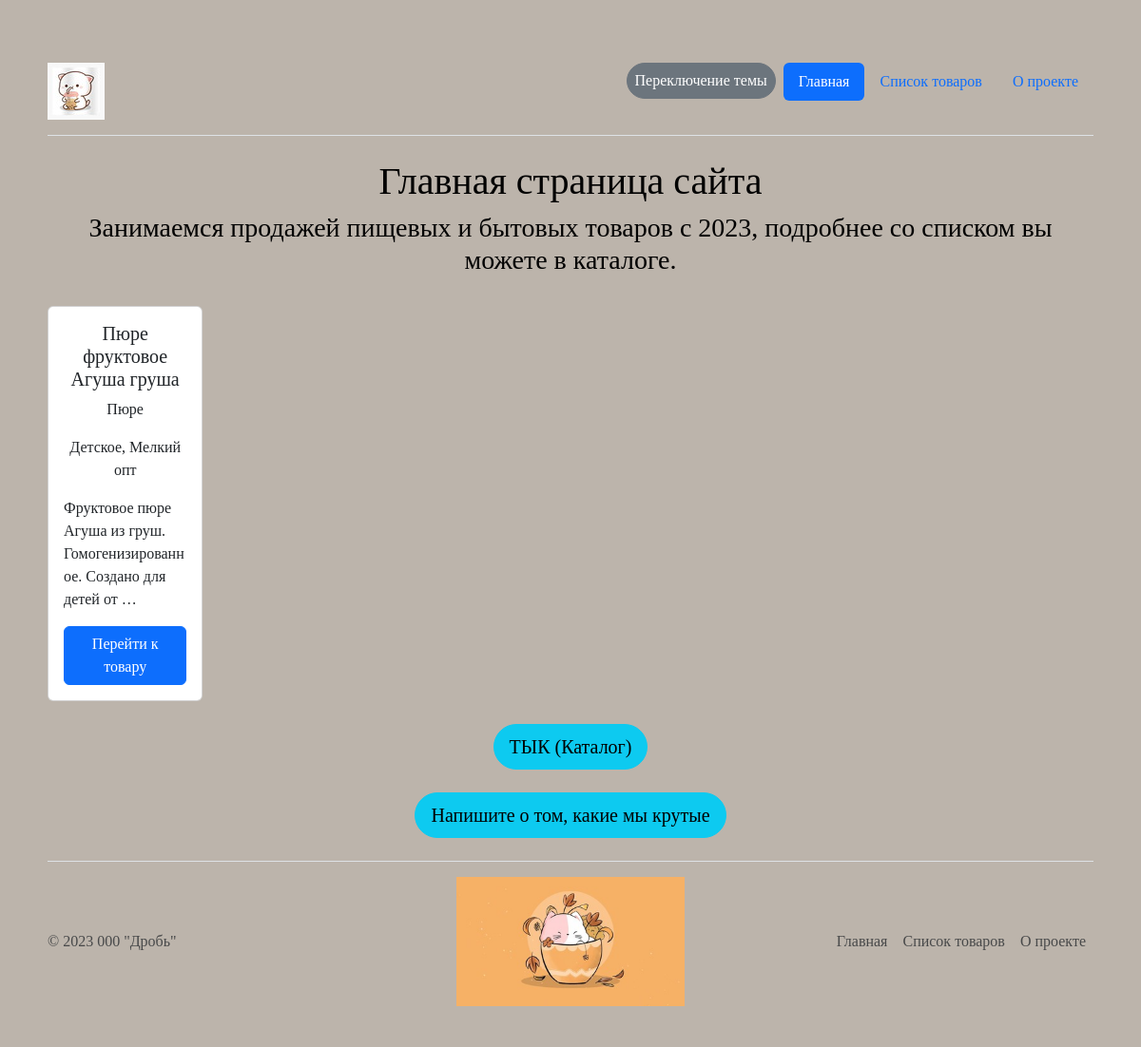
The page / on the database its author committed.
### catalog/models.py (models this page shows, shortened)
class Item(AbstractCatalogModel):
    objects = ItemManager()
    class Meta:
        verbose_name = "товар"
        verbose_name_plural = "товары"
    text = RichTextUploadingField(
        "текст",
        help_text="Опишите товар",
        default="",
        validators=[ValidateMustContain("превосходно", "роскошно")],
    )
    category = models.ForeignKey(
        Category,
        on_delete=models.CASCADE,
        default="",
        verbose_name="категория",
        help_text="Выберите категорию",
        related_name="category",
    )
    tags = models.ManyToManyField(
        Tag,
        default="",
        verbose_name="теги",
        help_text="Добавьте теги. P.S.:",
        related_name="tags",
    )
    is_on_main = models.BooleanField(
        "на главной странице",
        help_text="Показ товара на главной странице",
        default=False,
    )

class Category(AbstractCatalogModel):
    class Meta:
        verbose_name = "категория"
        verbose_name_plural = "категории"
    slug = models.CharField(
        "слаг",
        help_text="Укажите слаг товара",
        unique=True,
        max_length=200,
        validators=[
            django.core.validators.RegexValidator("^[-_A-Za-z0-9\\s]+$"),
        ],
    )
    weight = models.IntegerField(
        "вес",
        help_text="Укажите вес товара",
        default=100,
        validators=[
            django.core.validators.MinValueValidator(1),
            django.core.validators.MaxValueValidator(32767),
        ],
    )

class Tag(AbstractCatalogModel):
    class Meta:
        verbose_name = "тег"
        verbose_name_plural = "теги"
    def __str__(self):
        return self.name
    slug = models.CharField(
        "слаг",
        help_text="Укажите слаг товара",
        unique=True,
        max_length=200,
        validators=[
            django.core.validators.RegexValidator("^[-_A-Za-z0-9\\s]+$"),
        ],
    )

### homepage/views.py (the view)
# urls.py: path("", views.home, name="home"),
def home(request):
    data = Item.objects.main_page()
    return render(request, "homepage/main.html", context={"items": data})

### catalog/models.py (called while the page is built)
    def main_page(self):
        return (
            self.get_queryset()
            .filter(is_published=True, is_on_main=True)
            .select_related("category")
            .filter(category__is_published=True)
            .order_by("name")
            .prefetch_related(
                models.Prefetch(
                    "tags",
                    queryset=Tag.objects.filter(is_published=True).only(
                        "name",
                    ),
                ),
            )
            .only("name", "text", "category__name")
        )

### templates/homepage/main.html (shortened to what this page needs)
<!DOCTYPE html>
{% extends "base.html" %}
{% block content %}
{% load static %}
  <h1 align="center">Главная страница сайта</h1>
  <div align="center">
    <h3>Занимаемся продажей пищевых и бытовых товаров с 2023, подробнее со списком вы можете в каталоге.</h3>
  </div>
  <br>
  <div class="row  row-cols-1 row-cols-md-2 row-cols-lg-4 row-cols-xl-6 g-4">
    {% for item in items %}
      {% include "includes/item_card.html" %}
    {% empty %}
      <h2>Товаров нет, но вы держитесь</h2>
    {% endfor %}
  </div>
  <br>
  <div align="center">
    <div>
      <a href="{% url 'catalog:item_list' %}">
        <button class="btn btn-lg btn-info rounded-pill px-3" type="button">ТЫК (Каталог)</button>
      </a>
    </div>
    <br>
    <div>
      <a href="{% url 'feedback:feedback' %}">
        <button class="btn btn-lg btn-info rounded-pill px-3" type="button">Напишите о том, какие мы крутые</button>
      </a>
    </div>
  </div>
{% endblock %}

### templates/includes/item_card.html
<!DOCTYPE html>
<div>
  <div class="col">
    <div class="card">
      <div class="card-body">
        <h5 class="card-title" align="center">{{item.name}}</h5>
        <p class="card-text" align="center">{{item.category.name}}</p>
        <p class="card-text" align="center">{{item.tags.all | join:", "}}</p>
        <p class="card-text" align="center">{{ item.text|truncatewords_html:10|safe }}</p>
        <div align="center">
          <a href="{% url 'catalog:item_detail' item_id=item.id %}" class="btn btn-primary">Перейти к товару</a>
        </div>
      </div>
    </div>
  </div>
</div>

### static_dev/css/base.css (style rules this page uses)
body { font-family: "JBNF", "Tahoma"; padding: 50px; background-color: #bcb4ab; color: black; }

### rows shown on the page
Item: name "Пюре фруктовое Агуша груша", category.name "Пюре", tags.all "Детское, Мелкий опт", text "Фруктовое пюре Агуша из груш. Гомогенизированное. Создано для детей от …"
